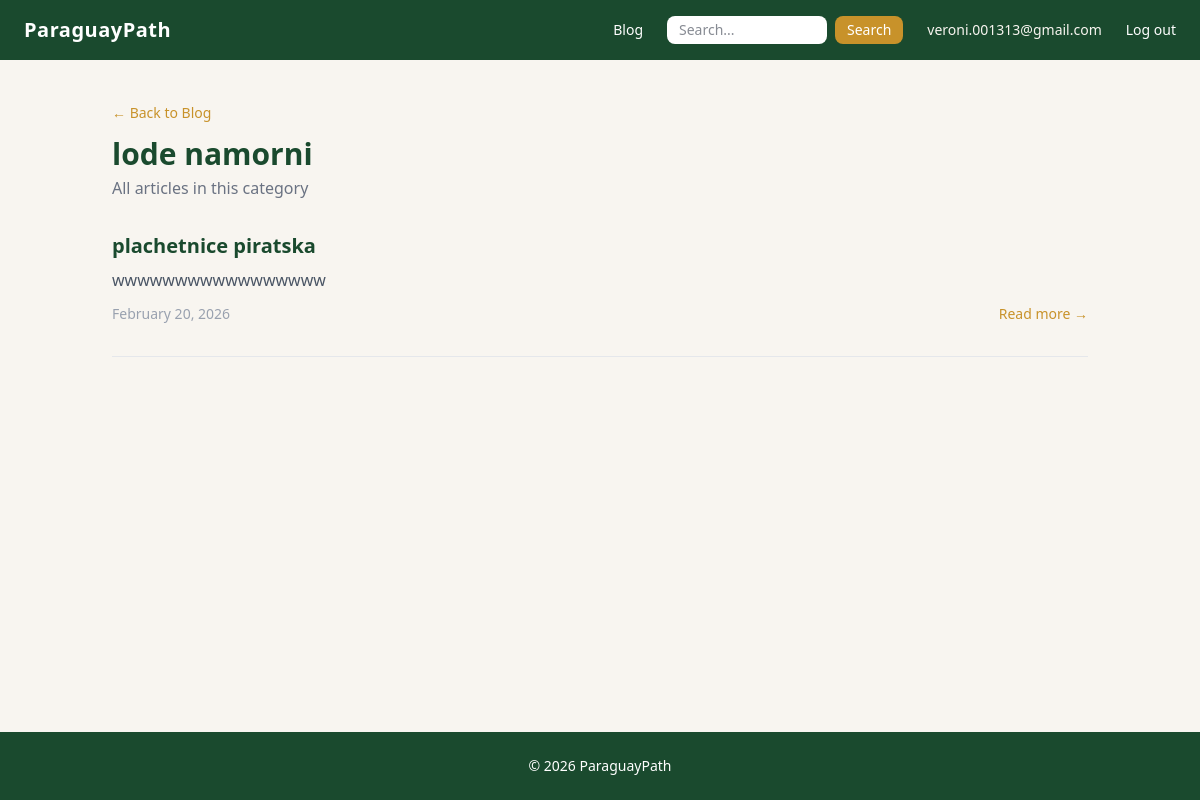
Screenshot of /blog/category/lode-namorni/ (signed in) with the database file from the repository.
### blog/models.py (models this page shows, shortened)
class Category(models.Model):
    name = models.CharField(max_length=100)
    slug = models.SlugField(unique=True)
    class Meta:
        verbose_name_plural = "Categories" # fix plural name in admin

class Article(models.Model):
    title = models.CharField(max_length=200)
    slug = models.SlugField(unique=True)    # unique slug (human-readable) for URL
    perex = models.TextField() # short summary of the article, shown on the homepage and category pages
    content = models.TextField()
    image = models.ImageField(upload_to='articles/', blank=True, null=True)
    published = models.DateTimeField(blank=True, null=True) # when the article was published, can be null if not published yet
    created = models.DateTimeField(auto_now_add=True)
    is_published = models.BooleanField(default=False) # if true, article is visible on the site, otherwise it's a draft
    categories = models.ManyToManyField(Category, related_name='articles') # an article can belong to multiple categories, and a category can have multiple articles
    fb_discussion_url = models.URLField(blank=True, null=True) # optional URL to Facebook discussion for the article
    class Meta:
        ordering = ['-published'] #newest article first

### blog/views.py (the view)
# urls.py: path('category/<slug:slug>/', views.category_detail, name='category_detail'),
def category_detail(request, slug):
    category = get_object_or_404(Category, slug=slug)
    articles = category.articles.filter(is_published=True)
    return render(request, 'blog/category_detail.html', {
        'category': category,
        'articles': articles,
    })

### blog/templates/blog/category_detail.html (shortened to what this page needs)
{% extends 'blog/base.html' %}
{% block content %}
<div class="mb-8">
    <a href="{% url 'blog:article_list' %}" class="text-gold hover:underline text-sm">
        ← Back to Blog
    </a>
    <h1 class="text-3xl font-bold text-forest mt-3">{{ category.name }}</h1>
    <p class="text-gray-500 mt-1">All articles in this category</p>
</div>
{% for article in articles %}
<article class="mb-8 border-b border-gray-200 pb-8">
    <h2 class="text-xl font-bold text-forest mb-2">
        <a href="{% url 'blog:article_detail' article.slug %}"
           class="hover:text-gold transition-colors">
            {{ article.title }}
        </a>
    </h2>
    <p class="text-gray-600 mb-3">{{ article.perex }}</p>
    <div class="flex items-center justify-between text-sm text-gray-400">
        <span>{{ article.published|date:"F j, Y" }}</span>
        <a href="{% url 'blog:article_detail' article.slug %}"
           class="text-gold font-medium hover:underline">
            Read more →
        </a>
    </div>
</article>
{% empty %}
<p class="text-gray-500">No articles in this category yet.</p>
{% endfor %}
{% endblock %}

### blog/templates/blog/base.html (shortened to what this page needs)
{% load static %}
<!DOCTYPE html>
<html lang="en">
<head>
    <link href="{% static 'css/output.css' %}" rel="stylesheet">
</head>
<body class="bg-cream text-gray-900 min-h-screen flex flex-col">
    <nav class="bg-forest text-white px-6 py-4 flex items-center justify-between">
        <a href="{% url 'blog:article_list' %}" class="text-xl font-bold tracking-wide">
            ParaguayPath
        </a>
        <div class="flex items-center gap-6 text-sm">
            <a href="{% url 'blog:article_list' %}" class="hover:text-gold transition-colors">Blog</a>
            <form method="GET" action="{% url 'blog:search' %}" class="flex gap-2">
                <input type="text" name="q" placeholder="Search..."
                       class="bg-white text-gray-900 rounded-lg px-3 py-1 text-sm focus:outline-none w-40">
                <button type="submit"
                        class="bg-gold text-white px-3 py-1 rounded-lg hover:opacity-80 transition-opacity">
                    Search
                </button>
            </form>
            {% if user.is_authenticated %}
            <span class="text-cream text-sm">{{ user.email }}</span>
            <a href="{% url 'account_logout' %}"
            class="hover:text-gold transition-colors">Log out</a>
            {% endif %}
        </div>
    </nav>
    <main class="flex-1 max-w-5xl mx-auto w-full px-6 py-10">
        {% block content %}
        {% endblock %}
    </main>
    <footer class="bg-forest text-white text-center py-6 text-sm">
        <p>&copy; 2026 ParaguayPath</p>
    </footer>
</body>
</html>

### rows the page displays
Category: name "lode namorni"
Article: title "plachetnice piratska", perex "wwwwwwwwwwwwwwwww", published "February 20, 2026"

### other values shown
{{ user.email }} "veroni.001313@gmail.com"
